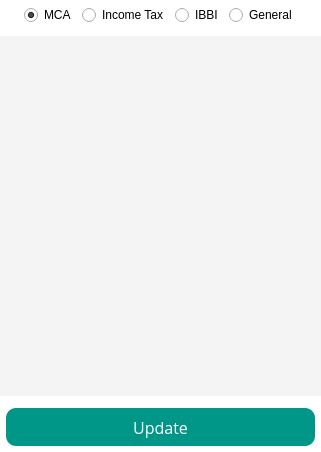
<?xml version="1.0" encoding="UTF-8"?>
<ui version="4.0">
 <class>Form</class>
 <widget class="QWidget" name="Form">
  <property name="geometry">
   <rect>
    <x>0</x>
    <y>0</y>
    <width>321</width>
    <height>452</height>
   </rect>
  </property>
  <property name="sizePolicy">
   <sizepolicy hsizetype="Maximum" vsizetype="Maximum">
    <horstretch>0</horstretch>
    <verstretch>0</verstretch>
   </sizepolicy>
  </property>
  <property name="maximumSize">
   <size>
    <width>166547</width>
    <height>165558</height>
   </size>
  </property>
  <property name="windowTitle">
   <string>Form</string>
  </property>
  <property name="styleSheet">
   <string notr="true">background-color: rgb(255, 255, 255);</string>
  </property>
  <layout class="QGridLayout" name="gridLayout">
   <property name="leftMargin">
    <number>0</number>
   </property>
   <property name="topMargin">
    <number>0</number>
   </property>
   <property name="rightMargin">
    <number>0</number>
   </property>
   <property name="bottomMargin">
    <number>0</number>
   </property>
   <item row="3" column="0">
    <widget class="QWidget" name="widget" native="true">
     <property name="maximumSize">
      <size>
       <width>16777215</width>
       <height>50</height>
      </size>
     </property>
     <layout class="QHBoxLayout" name="horizontalLayout">
      <property name="leftMargin">
       <number>6</number>
      </property>
      <property name="topMargin">
       <number>6</number>
      </property>
      <property name="rightMargin">
       <number>6</number>
      </property>
      <property name="bottomMargin">
       <number>6</number>
      </property>
      <item>
       <widget class="QToolButton" name="update">
        <property name="sizePolicy">
         <sizepolicy hsizetype="Expanding" vsizetype="Expanding">
          <horstretch>0</horstretch>
          <verstretch>0</verstretch>
         </sizepolicy>
        </property>
        <property name="maximumSize">
         <size>
          <width>16677215</width>
          <height>16777215</height>
         </size>
        </property>
        <property name="font">
         <font>
          <family>Open Sans</family>
          <pointsize>12</pointsize>
          <stylestrategy>PreferAntialias</stylestrategy>
         </font>
        </property>
        <property name="styleSheet">
         <string notr="true">color: rgb(255, 255, 255);
background-color:rgb(0,150,136);
border-radius:10;</string>
        </property>
        <property name="text">
         <string>Update</string>
        </property>
        <property name="shortcut">
         <string>Ctrl+Return</string>
        </property>
        <property name="toolButtonStyle">
         <enum>Qt::ToolButtonTextOnly</enum>
        </property>
        <property name="arrowType">
         <enum>Qt::RightArrow</enum>
        </property>
       </widget>
      </item>
     </layout>
    </widget>
   </item>
   <item row="1" column="0">
    <widget class="QWidget" name="widget_2" native="true">
     <property name="minimumSize">
      <size>
       <width>0</width>
       <height>30</height>
      </size>
     </property>
     <property name="maximumSize">
      <size>
       <width>16777215</width>
       <height>30</height>
      </size>
     </property>
     <layout class="QHBoxLayout" name="horizontalLayout_2">
      <property name="leftMargin">
       <number>0</number>
      </property>
      <property name="topMargin">
       <number>0</number>
      </property>
      <property name="rightMargin">
       <number>0</number>
      </property>
      <property name="bottomMargin">
       <number>0</number>
      </property>
      <item>
       <spacer name="horizontalSpacer">
        <property name="orientation">
         <enum>Qt::Horizontal</enum>
        </property>
        <property name="sizeHint" stdset="0">
         <size>
          <width>40</width>
          <height>20</height>
         </size>
        </property>
       </spacer>
      </item>
      <item>
       <widget class="QRadioButton" name="filterMCA">
        <property name="text">
         <string>MCA</string>
        </property>
        <property name="checked">
         <bool>true</bool>
        </property>
       </widget>
      </item>
      <item>
       <widget class="QRadioButton" name="filterIT">
        <property name="text">
         <string>Income Tax</string>
        </property>
       </widget>
      </item>
      <item>
       <widget class="QRadioButton" name="filterIBBI">
        <property name="text">
         <string>IBBI</string>
        </property>
       </widget>
      </item>
      <item>
       <widget class="QRadioButton" name="filterGen">
        <property name="text">
         <string>General</string>
        </property>
       </widget>
      </item>
      <item>
       <spacer name="horizontalSpacer_2">
        <property name="orientation">
         <enum>Qt::Horizontal</enum>
        </property>
        <property name="sizeHint" stdset="0">
         <size>
          <width>40</width>
          <height>20</height>
         </size>
        </property>
       </spacer>
      </item>
     </layout>
    </widget>
   </item>
   <item row="2" column="0">
    <widget class="QScrollArea" name="scrollArea">
     <property name="sizePolicy">
      <sizepolicy hsizetype="Maximum" vsizetype="Expanding">
       <horstretch>0</horstretch>
       <verstretch>0</verstretch>
      </sizepolicy>
     </property>
     <property name="minimumSize">
      <size>
       <width>0</width>
       <height>0</height>
      </size>
     </property>
     <property name="maximumSize">
      <size>
       <width>1677215</width>
       <height>16777215</height>
      </size>
     </property>
     <property name="styleSheet">
      <string notr="true">border:20;
background-color: rgb(244, 244, 244);</string>
     </property>
     <property name="frameShape">
      <enum>QFrame::NoFrame</enum>
     </property>
     <property name="frameShadow">
      <enum>QFrame::Plain</enum>
     </property>
     <property name="verticalScrollBarPolicy">
      <enum>Qt::ScrollBarAsNeeded</enum>
     </property>
     <property name="horizontalScrollBarPolicy">
      <enum>Qt::ScrollBarAlwaysOff</enum>
     </property>
     <property name="sizeAdjustPolicy">
      <enum>QAbstractScrollArea::AdjustToContents</enum>
     </property>
     <property name="widgetResizable">
      <bool>true</bool>
     </property>
     <widget class="QWidget" name="newsWindow">
      <property name="geometry">
       <rect>
        <x>0</x>
        <y>0</y>
        <width>321</width>
        <height>360</height>
       </rect>
      </property>
     </widget>
    </widget>
   </item>
  </layout>
 </widget>
 <resources/>
 <connections/>
</ui>
